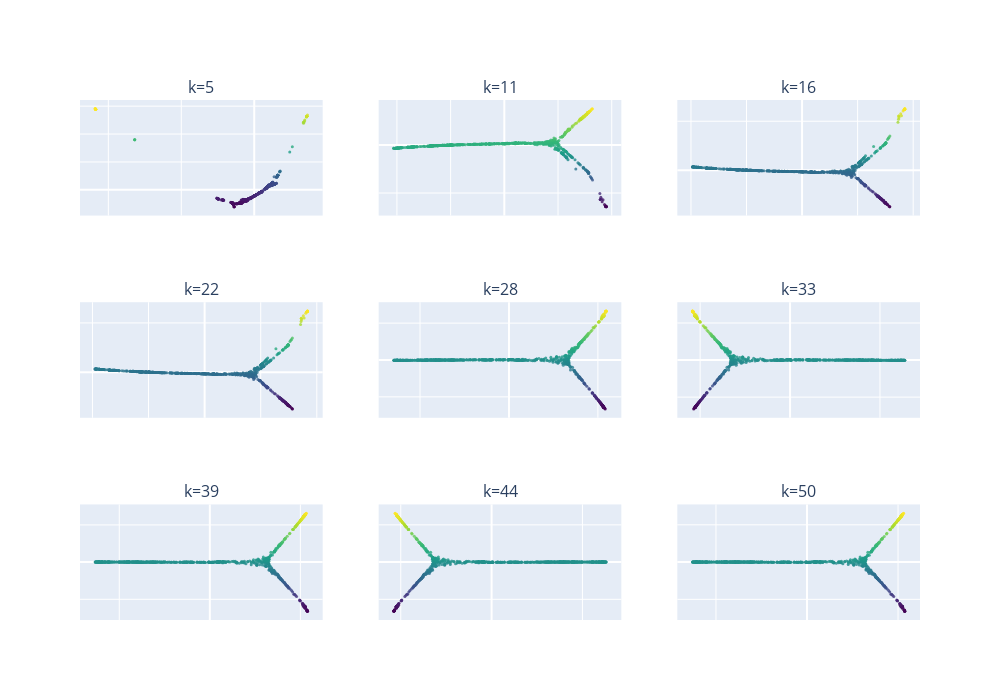

The notebook cell saved with this chart:
### Code cell
# experiment with different values of alpha
k_list = [round(k) for k in np.linspace(5,50,9)]
nrow = 3
ncol = 3

# plot results
subplot_titles=[f'k={round(a,4)}' for a in k_list]
fig = make_subplots(rows=nrow, cols=ncol,subplot_titles=subplot_titles)

a=0
for i in range(1,nrow+1):
    for j in range(1,ncol+1):
        mydmap = dm.DiffusionMap.from_sklearn(n_evecs = 2, alpha = 0.1, epsilon = 'bgh', k=k_list[a])
        dmap = mydmap.fit_transform(newX)

        fig.add_trace(
            go.Scatter(x=dmap[:,0], y=dmap[:,1], mode='markers', marker=dict(
            size=3,color=dmap[:,1],opacity=0.8,colorscale='Viridis')),row=i, col=j)
        
        a+=1

fig.update_layout(height=700, width=1000, showlegend=False)
fig.update_xaxes(showticklabels=False)
fig.update_yaxes(showticklabels=False)
fig.show()

### Figure 1 — Plotly figure (JSON) as saved in the notebook; plotly's stock layout.template omitted (floating-point values rounded to 4 significant figures; data arrays with more than 128 entries replaced by an {"elided": "..."} marker saying what was removed)
{"data": [{"marker": {"color": {"elided": "740 float values"}, "colorscale": [[0, "#440154"], [0.1111, "#482878"], [0.2222, "#3e4989"], [0.3333, "#31688e"], [0.4444, "#26828e"], [0.5556, "#1f9e89"], [0.6667, "#35b779"], [0.7778, "#6ece58"], [0.8889, "#b5de2b"], [1, "#fde725"]], "opacity": 0.8, "size": 3}, "mode": "markers", "type": "scatter", "x": {"elided": "740 float values"}, "xaxis": "x", "y": {"elided": "740 float values"}, "yaxis": "y"}, {"marker": {"color": {"elided": "740 float values"}, "colorscale": [[0, "#440154"], [0.1111, "#482878"], [0.2222, "#3e4989"], [0.3333, "#31688e"], [0.4444, "#26828e"], [0.5556, "#1f9e89"], [0.6667, "#35b779"], [0.7778, "#6ece58"], [0.8889, "#b5de2b"], [1, "#fde725"]], "opacity": 0.8, "size": 3}, "mode": "markers", "type": "scatter", "x": {"elided": "740 float values"}, "xaxis": "x2", "y": {"elided": "740 float values"}, "yaxis": "y2"}, {"marker": {"color": {"elided": "740 float values"}, "colorscale": [[0, "#440154"], [0.1111, "#482878"], [0.2222, "#3e4989"], [0.3333, "#31688e"], [0.4444, "#26828e"], [0.5556, "#1f9e89"], [0.6667, "#35b779"], [0.7778, "#6ece58"], [0.8889, "#b5de2b"], [1, "#fde725"]], "opacity": 0.8, "size": 3}, "mode": "markers", "type": "scatter", "x": {"elided": "740 float values"}, "xaxis": "x3", "y": {"elided": "740 float values"}, "yaxis": "y3"}, {"marker": {"color": {"elided": "740 float values"}, "colorscale": [[0, "#440154"], [0.1111, "#482878"], [0.2222, "#3e4989"], [0.3333, "#31688e"], [0.4444, "#26828e"], [0.5556, "#1f9e89"], [0.6667, "#35b779"], [0.7778, "#6ece58"], [0.8889, "#b5de2b"], [1, "#fde725"]], "opacity": 0.8, "size": 3}, "mode": "markers", "type": "scatter", "x": {"elided": "740 float values"}, "xaxis": "x4", "y": {"elided": "740 float values"}, "yaxis": "y4"}, {"marker": {"color": {"elided": "740 float values"}, "colorscale": [[0, "#440154"], [0.1111, "#482878"], [0.2222, "#3e4989"], [0.3333, "#31688e"], [0.4444, "#26828e"], [0.5556, "#1f9e89"], [0.6667, "#35b779"], [0.7778, "#6ece58"], [0.8889, "#b5de2b"], [1, "#fde725"]], "opacity": 0.8, "size": 3}, "mode": "markers", "type": "scatter", "x": {"elided": "740 float values"}, "xaxis": "x5", "y": {"elided": "740 float values"}, "yaxis": "y5"}, {"marker": {"color": {"elided": "740 float values"}, "colorscale": [[0, "#440154"], [0.1111, "#482878"], [0.2222, "#3e4989"], [0.3333, "#31688e"], [0.4444, "#26828e"], [0.5556, "#1f9e89"], [0.6667, "#35b779"], [0.7778, "#6ece58"], [0.8889, "#b5de2b"], [1, "#fde725"]], "opacity": 0.8, "size": 3}, "mode": "markers", "type": "scatter", "x": {"elided": "740 float values"}, "xaxis": "x6", "y": {"elided": "740 float values"}, "yaxis": "y6"}, {"marker": {"color": {"elided": "740 float values"}, "colorscale": [[0, "#440154"], [0.1111, "#482878"], [0.2222, "#3e4989"], [0.3333, "#31688e"], [0.4444, "#26828e"], [0.5556, "#1f9e89"], [0.6667, "#35b779"], [0.7778, "#6ece58"], [0.8889, "#b5de2b"], [1, "#fde725"]], "opacity": 0.8, "size": 3}, "mode": "markers", "type": "scatter", "x": {"elided": "740 float values"}, "xaxis": "x7", "y": {"elided": "740 float values"}, "yaxis": "y7"}, {"marker": {"color": {"elided": "740 float values"}, "colorscale": [[0, "#440154"], [0.1111, "#482878"], [0.2222, "#3e4989"], [0.3333, "#31688e"], [0.4444, "#26828e"], [0.5556, "#1f9e89"], [0.6667, "#35b779"], [0.7778, "#6ece58"], [0.8889, "#b5de2b"], [1, "#fde725"]], "opacity": 0.8, "size": 3}, "mode": "markers", "type": "scatter", "x": {"elided": "740 float values"}, "xaxis": "x8", "y": {"elided": "740 float values"}, "yaxis": "y8"}, {"marker": {"color": {"elided": "740 float values"}, "colorscale": [[0, "#440154"], [0.1111, "#482878"], [0.2222, "#3e4989"], [0.3333, "#31688e"], [0.4444, "#26828e"], [0.5556, "#1f9e89"], [0.6667, "#35b779"], [0.7778, "#6ece58"], [0.8889, "#b5de2b"], [1, "#fde725"]], "opacity": 0.8, "size": 3}, "mode": "markers", "type": "scatter", "x": {"elided": "740 float values"}, "xaxis": "x9", "y": {"elided": "740 float values"}, "yaxis": "y9"}], "layout": {"annotations": [{"font": {"size": 16}, "showarrow": false, "text": "k=5", "x": 0.1444, "xanchor": "center", "xref": "paper", "y": 1, "yanchor": "bottom", "yref": "paper"}, {"font": {"size": 16}, "showarrow": false, "text": "k=11", "x": 0.5, "xanchor": "center", "xref": "paper", "y": 1, "yanchor": "bottom", "yref": "paper"}, {"font": {"size": 16}, "showarrow": false, "text": "k=16", "x": 0.8556, "xanchor": "center", "xref": "paper", "y": 1, "yanchor": "bottom", "yref": "paper"}, {"font": {"size": 16}, "showarrow": false, "text": "k=22", "x": 0.1444, "xanchor": "center", "xref": "paper", "y": 0.6111, "yanchor": "bottom", "yref": "paper"}, {"font": {"size": 16}, "showarrow": false, "text": "k=28", "x": 0.5, "xanchor": "center", "xref": "paper", "y": 0.6111, "yanchor": "bottom", "yref": "paper"}, {"font": {"size": 16}, "showarrow": false, "text": "k=33", "x": 0.8556, "xanchor": "center", "xref": "paper", "y": 0.6111, "yanchor": "bottom", "yref": "paper"}, {"font": {"size": 16}, "showarrow": false, "text": "k=39", "x": 0.1444, "xanchor": "center", "xref": "paper", "y": 0.2222, "yanchor": "bottom", "yref": "paper"}, {"font": {"size": 16}, "showarrow": false, "text": "k=44", "x": 0.5, "xanchor": "center", "xref": "paper", "y": 0.2222, "yanchor": "bottom", "yref": "paper"}, {"font": {"size": 16}, "showarrow": false, "text": "k=50", "x": 0.8556, "xanchor": "center", "xref": "paper", "y": 0.2222, "yanchor": "bottom", "yref": "paper"}], "height": 700, "showlegend": false, "width": 1000, "xaxis": {"anchor": "y", "domain": [0, 0.2889], "showticklabels": false}, "xaxis2": {"anchor": "y2", "domain": [0.3556, 0.6444], "showticklabels": false}, "xaxis3": {"anchor": "y3", "domain": [0.7111, 1], "showticklabels": false}, "xaxis4": {"anchor": "y4", "domain": [0, 0.2889], "showticklabels": false}, "xaxis5": {"anchor": "y5", "domain": [0.3556, 0.6444], "showticklabels": false}, "xaxis6": {"anchor": "y6", "domain": [0.7111, 1], "showticklabels": false}, "xaxis7": {"anchor": "y7", "domain": [0, 0.2889], "showticklabels": false}, "xaxis8": {"anchor": "y8", "domain": [0.3556, 0.6444], "showticklabels": false}, "xaxis9": {"anchor": "y9", "domain": [0.7111, 1], "showticklabels": false}, "yaxis": {"anchor": "x", "domain": [0.7778, 1], "showticklabels": false}, "yaxis2": {"anchor": "x2", "domain": [0.7778, 1], "showticklabels": false}, "yaxis3": {"anchor": "x3", "domain": [0.7778, 1], "showticklabels": false}, "yaxis4": {"anchor": "x4", "domain": [0.3889, 0.6111], "showticklabels": false}, "yaxis5": {"anchor": "x5", "domain": [0.3889, 0.6111], "showticklabels": false}, "yaxis6": {"anchor": "x6", "domain": [0.3889, 0.6111], "showticklabels": false}, "yaxis7": {"anchor": "x7", "domain": [0, 0.2222], "showticklabels": false}, "yaxis8": {"anchor": "x8", "domain": [0, 0.2222], "showticklabels": false}, "yaxis9": {"anchor": "x9", "domain": [0, 0.2222], "showticklabels": false}}}
